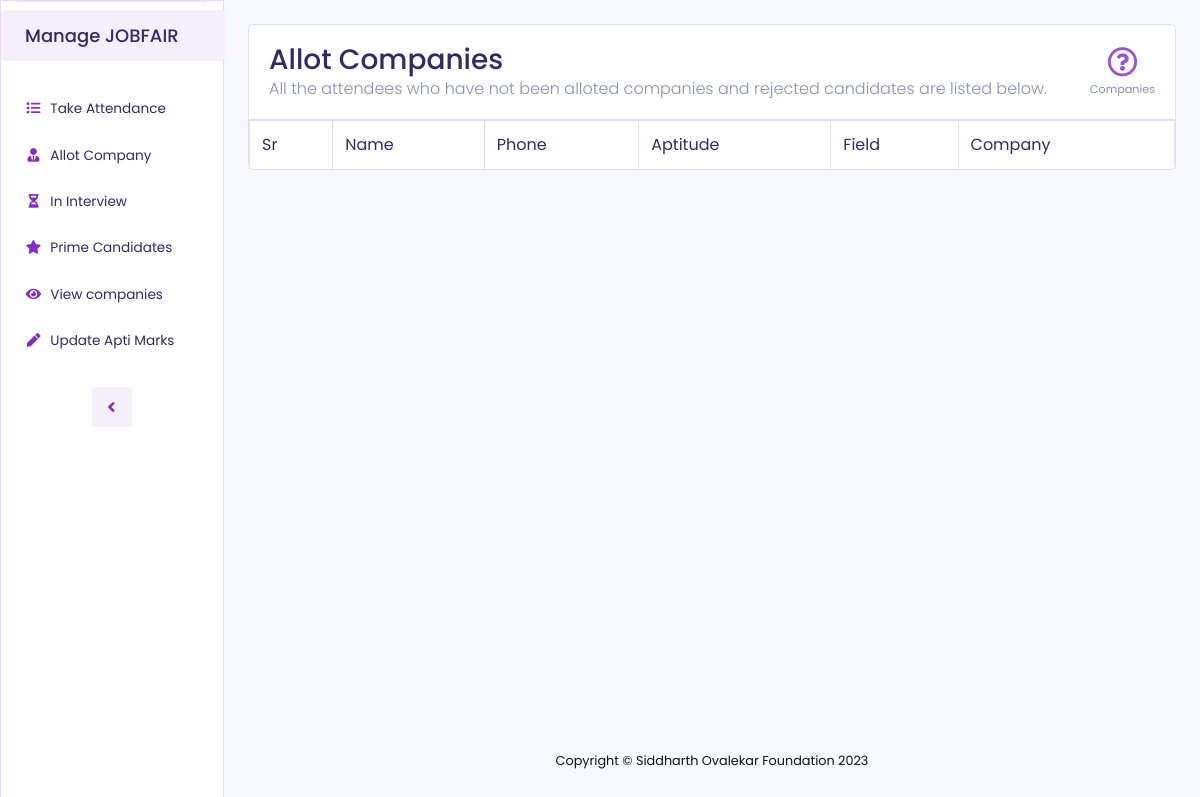
Before: /admin/attendees.php with the older database file.
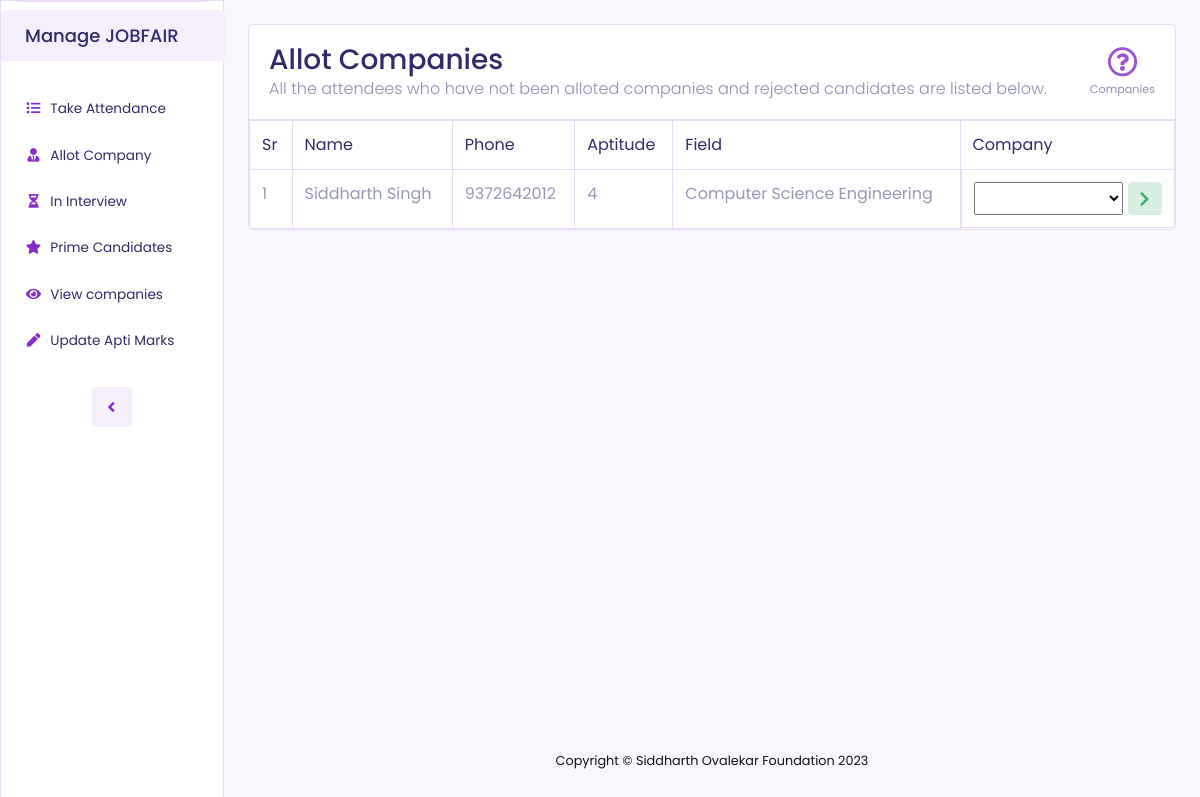
After: the same page with the newer database file.
### tables this page shows
CREATE TABLE `students` (
  `id` int(11) NOT NULL,
  `first_name` varchar(50) NOT NULL,
  `last_name` varchar(50) NOT NULL,
  `phone` varchar(50) NOT NULL,
  `email` varchar(500) NOT NULL,
  `college` varchar(250) NOT NULL,
  `category` varchar(100) NOT NULL,
  `field` varchar(300) NOT NULL,
  `tenth_marks` float NOT NULL,
  `twelfth_marks` float NOT NULL DEFAULT 0,
  `degree_marks` float NOT NULL DEFAULT 0,
  `year_of_passing` int(11) NOT NULL,
  `path` varchar(1000) NOT NULL,
  `dob` date NOT NULL,
  `attended` int(11) NOT NULL DEFAULT 0,
  `top` int(11) NOT NULL DEFAULT 0,
  `apti_marks` int(11) NOT NULL DEFAULT 0
);

### admin/attendees.php (the view, shortened to what the changed rows need)
<?php
include("../connect.php");
?>
<!DOCTYPE html>
<html lang="en">
<head>
    <link href="assets/vendor/fontawesome-free/css/all.min.css" rel="stylesheet" type="text/css">
    <link href="assets/vendor/datatables/dataTables.bootstrap4.min.css" rel="stylesheet">
    <link href="assets/css/sb-admin-2.min.css" rel="stylesheet">
    <link rel="stylesheet" href="https://cdnjs.cloudflare.com/ajax/libs/selectize.js/0.12.6/css/selectize.bootstrap3.min.css" />
</head>
<body id="page-top">
    <div id="wrapper">
        <div id="content-wrapper" class="d-flex flex-column">
            <div id="content">
                <div class="container-fluid mt-md-4">
                    <div class="card mb-4">
                        <div class="card-body p-0">
                            <div class="table-responsive">
                                <table class="table table-bordered" id="dataTable" width="100%" cellspacing="0">
                                    <thead>
                                        <tr>
                                            <th>Sr</th>
                                            <th>Name</th>
                                            <th>Phone</th>
                                            <th>Aptitude</th>
                                            <th>Field</th>
                                            <th>Company</th>
                                        </tr>
                                    </thead>
                                    <tbody>
                                        <?php
                                        $q = "select * from students where attended=1 and phone not in (select student_id from allotments) OR phone in (SELECT e.student_id from allotments e WHERE e.timestamp = (SELECT MAX(timestamp) FROM allotments WHERE student_id = e.student_id) and status='not placed');";
                                        $r = mysqli_query($conn, $q);
                                        $i = 1;
                                        while ($res = $r->fetch_assoc()) {
                                            $company_query = "select * from companies";
                                            $company_query_res = mysqli_query($conn, $company_query);
                                            $companylist = "";
                                            while ($company = $company_query_res->fetch_assoc()) {
                                                $companylist .= "<option value='" . $company['id'] . "'>" . $company['company_name'] . "</option>";
                                            }
                                            echo "<tr>
                                                    <td>" . $i . "</td>
                                                    <td>" . $res['first_name'] . " " . $res['last_name'] . "</td>
                                                    <td>" . $res['phone'] . "</td>
                                                    <td>" . $res['apti_marks'] . "</td>
                                                    <td>" . $res['field'] . "</td>
                                                    <td style='display:flex;gap:5px;'>
                                                    <select onchange='btneanbler(this," . $res['phone'] . ")' id='select-state' style='width:80%' placeholder='Company'>
                                                        <option value=''></option>
                                                        $companylist
                                                    </select>
                                                    <button id=" . $res['phone'] . " onclick='allot(this)' style='border:none;height: 33px;color: #39b16d;background-color:#d8efe2;border-radius:4px;padding:6px 12px;' disabled><i class='fas fa-chevron-right'></i></button>
                                                    </td>
                                                    <td style='display:none'>".$res['category']."</td>
                                                </tr>";
                                            $i++;
                                        }
                                        ?>
                                    </tbody>
                                </table>
                            </div>
                        </div>
                    </div>
                </div>
            </div>
        </div>
    </div>
</body>
</html>

Changed rows visible on the page:
added students: first_name "Siddharth", last_name "Singh", phone "9372642012", apti_marks "4", field "Computer Science Engineering"
